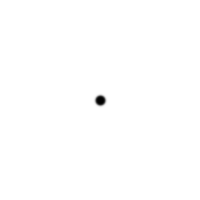
Frame 1 (no input)
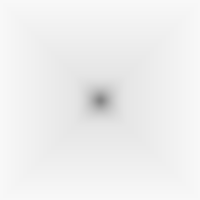
Frame 60 (the mouse pressed at the canvas centre just before this capture)
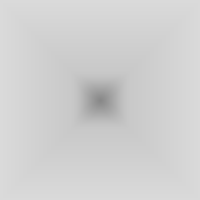
Frame 120 (the mouse held since frame 60 and released just before this capture)

The Processing sketch that drew these frames (run headless with seeded random() and noise(); from frame 60 on, the mouse is pressed at the canvas centre):

// Processing sketch: sketch_171112a
// ── sketch_171112a.pde
// this sketch shows the behaviour
// when we repeatedly add
// Gaussian Blur to an image

void setup() {
  background(255);
  size(200,200);
  strokeWeight(10);
  point(100,100);
}

void draw() {
  filter(BLUR);
}
